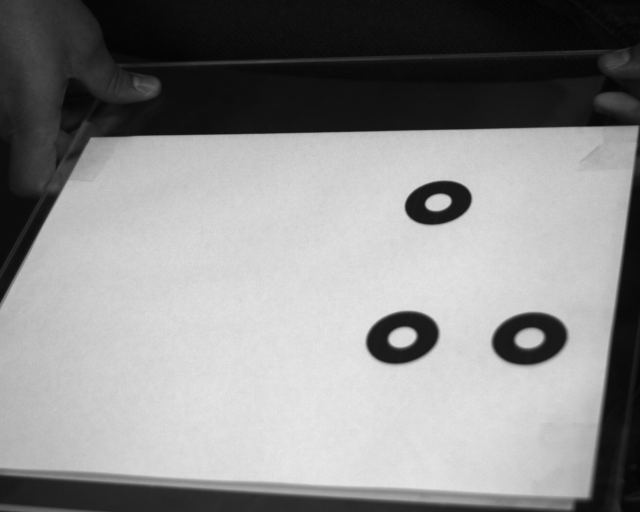
#> input picture Target/Camera1/target20.bmp, 1280 x 1024 px (shown at 1/2 size)
$ python temp.py   (older library calls are emulated)
#> lines starting #> are read from the running program, lines starting #| are printed output that depends on the picture; after the words box and inside, x2 and y2 are one past the last pixel; in counts of white or black regions, pixels touching at a corner belong together
#> (reads Params.mat from the repository)
#> further down, im1 is the input picture: shape (1024, 1280, 3); min 2, max 235, mean 138.9
import cv2
import glob
import itertools
import numpy as np
import scipy.io as sio

# [13 lines left out: functions dst, draw, not called in this run]


def detection(im,n):
#> called with n = 3
      gray = cv2.cvtColor(im, cv2.COLOR_BGR2GRAY)
      th,bw = cv2.threshold(gray,0,255,cv2.THRESH_BINARY+cv2.THRESH_OTSU)
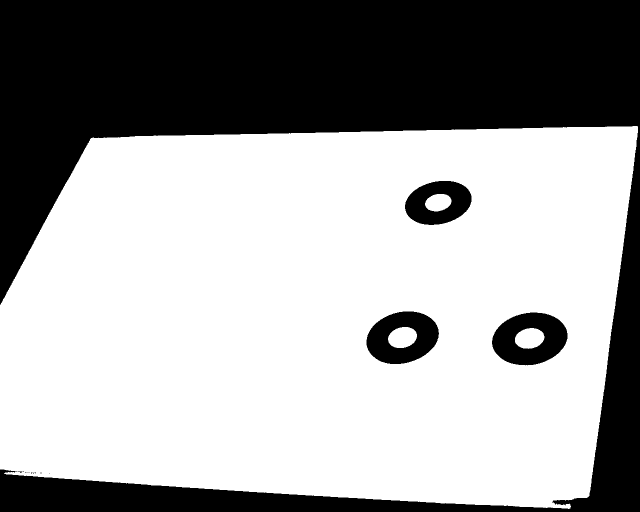
#> bw: shape (1024, 1280) (shown at 1/2 size); 63.1% white; 16 black regions (12 under 20 px), largest, box (x1, y1, x2, y2) and area: (0, 0, 1280, 1024) 455298, (984, 625, 1135, 731) 10434, (733, 623, 878, 728) 9847, (810, 362, 943, 450) 7626
#> th = 115
      kernel = cv2.getStructuringElement(cv2.MORPH_ELLIPSE, (9,9))
      imo = cv2.morphologyEx(bw,cv2.MORPH_OPEN,kernel)
#> imo: shape (1024, 1280); 63.1% white; 5 black regions (1 under 20 px)

      _,contours,_ = cv2.findContours(imo,cv2.RETR_TREE,\
                                            cv2.CHAIN_APPROX_SIMPLE)
#> contours = 9 contours, 1 with area under 20; largest, box (x1, y1, x2, y2) and area: (0, 252, 1276, 1016) 852846, (983, 624, 1136, 732) 12508, (732, 622, 879, 729) 11920, (809, 361, 944, 451) 9214, (776, 654, 834, 696) 1822, (1030, 656, 1089, 698) 1818, (850, 388, 903, 423) 1364, (1130, 1008, 1141, 1018) 66
      areas = np.array([cv2.contourArea(c) for c in contours])
#> areas = [65.5, 852845.5, 2, 12507.5, 1818.5, 11920.5, 1822.5, 9214.5, 1364]
      perimeters = np.array([cv2.arcLength(c,1) for c in contours])
#> perimeters = [32.73, 3910.6, 5.66, 430.4, 164.6, 417.9, 163.8, 372.8, 143.9]
      R = 4*np.pi*areas/perimeters**2
#> R = [0.768, 0.701, 0.785, 0.849, 0.843, 0.858, 0.854, 0.833, 0.828]
#> (the run stopped early here; a loop or call above may not have finished)
